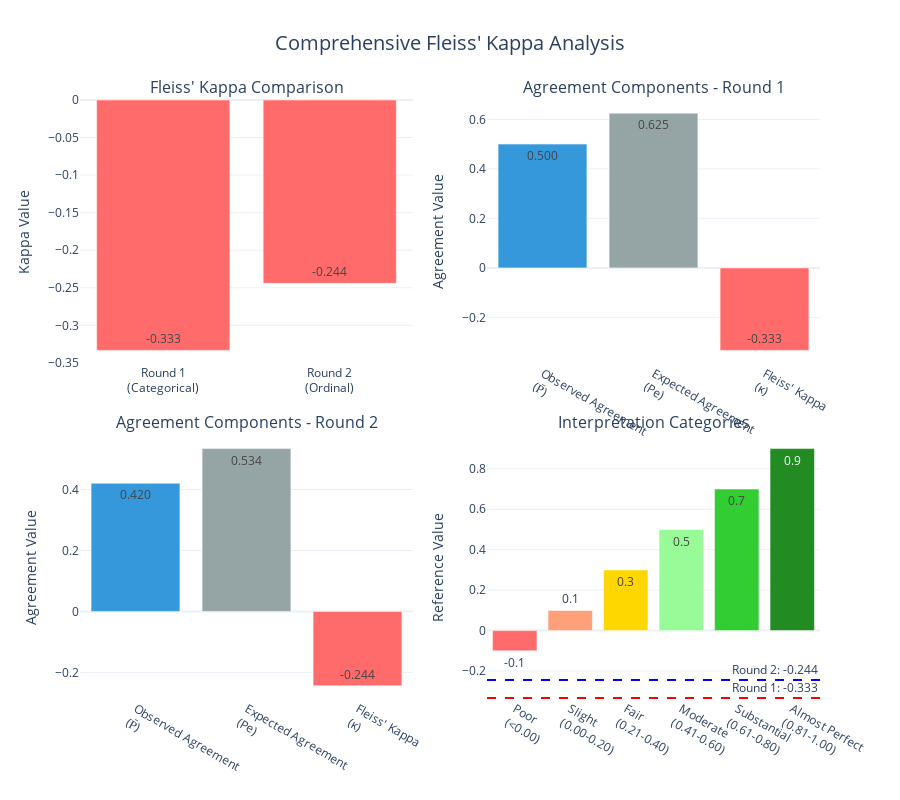

Write notebook code for a chart like this one.
### Code cell
# =============================================================================
# FLEISS' KAPPA VISUALIZATION
# =============================================================================

print("\nCreating Fleiss' Kappa Comparison Visualizations...")

# Create a comprehensive comparison of agreement metrics
fig_fleiss = make_subplots(
    rows=2, cols=2, subplot_titles=["Fleiss' Kappa Comparison", "Agreement Components - Round 1", "Agreement Components - Round 2", "Interpretation Categories"], specs=[[{"type": "bar"}, {"type": "bar"}], [{"type": "bar"}, {"type": "bar"}]], vertical_spacing=0.12, horizontal_spacing=0.1
)

# 1. Fleiss' Kappa Comparison
datasets = ["Round 1<br>(Categorical)", "Round 2<br>(Ordinal)"]
fleiss_values = [fleiss_kappa_r1, fleiss_kappa_r2]
colors = ["#FF6B6B" if val < 0 else "#4ECDC4" for val in fleiss_values]

fig_fleiss.add_trace(go.Bar(x=datasets, y=fleiss_values, text=[f"{val:.3f}" for val in fleiss_values], textposition="auto", marker_color=colors, name="Fleiss' Kappa"), row=1, col=1)

# 2. Agreement Components - Round 1
components_r1 = ["Observed Agreement<br>(P̄)", "Expected Agreement<br>(Pe)", "Fleiss' Kappa<br>(κ)"]
values_r1 = [stats_r1["P_bar"], stats_r1["P_e"], fleiss_kappa_r1]
colors_r1 = ["#3498DB", "#95A5A6", "#FF6B6B" if fleiss_kappa_r1 < 0 else "#4ECDC4"]

fig_fleiss.add_trace(go.Bar(x=components_r1, y=values_r1, text=[f"{val:.3f}" for val in values_r1], textposition="auto", marker_color=colors_r1, name="Round 1 Components"), row=1, col=2)

# 3. Agreement Components - Round 2
components_r2 = ["Observed Agreement<br>(P̄)", "Expected Agreement<br>(Pe)", "Fleiss' Kappa<br>(κ)"]
values_r2 = [stats_r2["P_bar"], stats_r2["P_e"], fleiss_kappa_r2]
colors_r2 = ["#3498DB", "#95A5A6", "#FF6B6B" if fleiss_kappa_r2 < 0 else "#4ECDC4"]

fig_fleiss.add_trace(go.Bar(x=components_r2, y=values_r2, text=[f"{val:.3f}" for val in values_r2], textposition="auto", marker_color=colors_r2, name="Round 2 Components"), row=2, col=1)

# 4. Interpretation scale reference
interpretation_ranges = ["Poor<br>(<0.00)", "Slight<br>(0.00-0.20)", "Fair<br>(0.21-0.40)", "Moderate<br>(0.41-0.60)", "Substantial<br>(0.61-0.80)", "Almost Perfect<br>(0.81-1.00)"]
range_values = [-0.1, 0.1, 0.3, 0.5, 0.7, 0.9]  # Representative values for each range
range_colors = ["#FF6B6B", "#FFA07A", "#FFD700", "#98FB98", "#32CD32", "#228B22"]

fig_fleiss.add_trace(go.Bar(x=interpretation_ranges, y=range_values, text=[f"{val:.1f}" for val in range_values], textposition="auto", marker_color=range_colors, name="Interpretation Scale"), row=2, col=2)

# Add horizontal lines to show where our values fall
fig_fleiss.add_hline(y=fleiss_kappa_r1, line_dash="dash", line_color="red", annotation_text=f"Round 1: {fleiss_kappa_r1:.3f}", row=2, col=2)
fig_fleiss.add_hline(y=fleiss_kappa_r2, line_dash="dash", line_color="blue", annotation_text=f"Round 2: {fleiss_kappa_r2:.3f}", row=2, col=2)

# Update layout
fig_fleiss.update_layout(height=800, title={"text": "Comprehensive Fleiss' Kappa Analysis", "x": 0.5, "font": {"size": 20}}, showlegend=False)

# Update y-axes
fig_fleiss.update_yaxes(title_text="Kappa Value", row=1, col=1)
fig_fleiss.update_yaxes(title_text="Agreement Value", row=1, col=2)
fig_fleiss.update_yaxes(title_text="Agreement Value", row=2, col=1)
fig_fleiss.update_yaxes(title_text="Reference Value", row=2, col=2)

fig_fleiss.show()

### Figure 1 — Plotly figure (JSON) as saved in the notebook; plotly's stock layout.template omitted (floating-point values rounded to 4 significant figures)
{"data": [{"marker": {"color": ["#FF6B6B", "#FF6B6B"]}, "name": "Fleiss' Kappa", "text": ["-0.333", "-0.244"], "textposition": "auto", "type": "bar", "x": ["Round 1<br>(Categorical)", "Round 2<br>(Ordinal)"], "xaxis": "x", "y": [-0.3333, -0.2441], "yaxis": "y"}, {"marker": {"color": ["#3498DB", "#95A5A6", "#FF6B6B"]}, "name": "Round 1 Components", "text": ["0.500", "0.625", "-0.333"], "textposition": "auto", "type": "bar", "x": ["Observed Agreement<br>(P̄)", "Expected Agreement<br>(Pe)", "Fleiss' Kappa<br>(κ)"], "xaxis": "x2", "y": [0.5, 0.625, -0.3333], "yaxis": "y2"}, {"marker": {"color": ["#3498DB", "#95A5A6", "#FF6B6B"]}, "name": "Round 2 Components", "text": ["0.420", "0.534", "-0.244"], "textposition": "auto", "type": "bar", "x": ["Observed Agreement<br>(P̄)", "Expected Agreement<br>(Pe)", "Fleiss' Kappa<br>(κ)"], "xaxis": "x3", "y": [0.4203, 0.534, -0.2441], "yaxis": "y3"}, {"marker": {"color": ["#FF6B6B", "#FFA07A", "#FFD700", "#98FB98", "#32CD32", "#228B22"]}, "name": "Interpretation Scale", "text": ["-0.1", "0.1", "0.3", "0.5", "0.7", "0.9"], "textposition": "auto", "type": "bar", "x": ["Poor<br>(<0.00)", "Slight<br>(0.00-0.20)", "Fair<br>(0.21-0.40)", "Moderate<br>(0.41-0.60)", "Substantial<br>(0.61-0.80)", "Almost Perfect<br>(0.81-1.00)"], "xaxis": "x4", "y": [-0.1, 0.1, 0.3, 0.5, 0.7, 0.9], "yaxis": "y4"}], "layout": {"annotations": [{"font": {"size": 16}, "showarrow": false, "text": "Fleiss' Kappa Comparison", "x": 0.225, "xanchor": "center", "xref": "paper", "y": 1, "yanchor": "bottom", "yref": "paper"}, {"font": {"size": 16}, "showarrow": false, "text": "Agreement Components - Round 1", "x": 0.775, "xanchor": "center", "xref": "paper", "y": 1, "yanchor": "bottom", "yref": "paper"}, {"font": {"size": 16}, "showarrow": false, "text": "Agreement Components - Round 2", "x": 0.225, "xanchor": "center", "xref": "paper", "y": 0.44, "yanchor": "bottom", "yref": "paper"}, {"font": {"size": 16}, "showarrow": false, "text": "Interpretation Categories", "x": 0.775, "xanchor": "center", "xref": "paper", "y": 0.44, "yanchor": "bottom", "yref": "paper"}, {"showarrow": false, "text": "Round 1: -0.333", "x": 1, "xanchor": "right", "xref": "x4 domain", "y": -0.3333, "yanchor": "bottom", "yref": "y4"}, {"showarrow": false, "text": "Round 2: -0.244", "x": 1, "xanchor": "right", "xref": "x4 domain", "y": -0.2441, "yanchor": "bottom", "yref": "y4"}], "height": 800, "shapes": [{"line": {"color": "red", "dash": "dash"}, "type": "line", "x0": 0, "x1": 1, "xref": "x4 domain", "y0": -0.3333, "y1": -0.3333, "yref": "y4"}, {"line": {"color": "blue", "dash": "dash"}, "type": "line", "x0": 0, "x1": 1, "xref": "x4 domain", "y0": -0.2441, "y1": -0.2441, "yref": "y4"}], "showlegend": false, "title": {"font": {"size": 20}, "text": "Comprehensive Fleiss' Kappa Analysis", "x": 0.5}, "xaxis": {"anchor": "y", "domain": [0, 0.45]}, "xaxis2": {"anchor": "y2", "domain": [0.55, 1]}, "xaxis3": {"anchor": "y3", "domain": [0, 0.45]}, "xaxis4": {"anchor": "y4", "domain": [0.55, 1]}, "yaxis": {"anchor": "x", "domain": [0.56, 1], "title": {"text": "Kappa Value"}}, "yaxis2": {"anchor": "x2", "domain": [0.56, 1], "title": {"text": "Agreement Value"}}, "yaxis3": {"anchor": "x3", "domain": [0, 0.44], "title": {"text": "Agreement Value"}}, "yaxis4": {"anchor": "x4", "domain": [0, 0.44], "title": {"text": "Reference Value"}}}}
